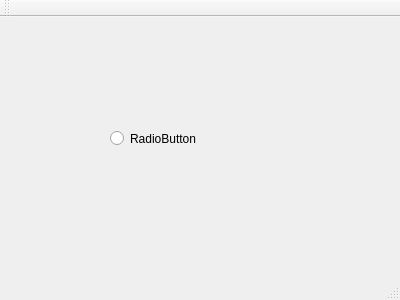
<?xml version="1.0" encoding="UTF-8"?>
<ui version="4.0">
 <class>MainWindow</class>
 <widget class="QMainWindow" name="MainWindow">
  <property name="geometry">
   <rect>
    <x>0</x>
    <y>0</y>
    <width>400</width>
    <height>300</height>
   </rect>
  </property>
  <property name="windowTitle">
   <string>MainWindow</string>
  </property>
  <widget class="QWidget" name="centralWidget">
   <widget class="QRadioButton" name="radioButton">
    <property name="geometry">
     <rect>
      <x>110</x>
      <y>110</y>
      <width>112</width>
      <height>23</height>
     </rect>
    </property>
    <property name="text">
     <string>RadioButton</string>
    </property>
   </widget>
  </widget>
  <widget class="QMenuBar" name="menuBar">
   <property name="geometry">
    <rect>
     <x>0</x>
     <y>0</y>
     <width>400</width>
     <height>22</height>
    </rect>
   </property>
  </widget>
  <widget class="QToolBar" name="mainToolBar">
   <attribute name="toolBarArea">
    <enum>TopToolBarArea</enum>
   </attribute>
   <attribute name="toolBarBreak">
    <bool>false</bool>
   </attribute>
  </widget>
  <widget class="QStatusBar" name="statusBar"/>
 </widget>
 <layoutdefault spacing="6" margin="11"/>
 <resources/>
 <connections/>
</ui>
